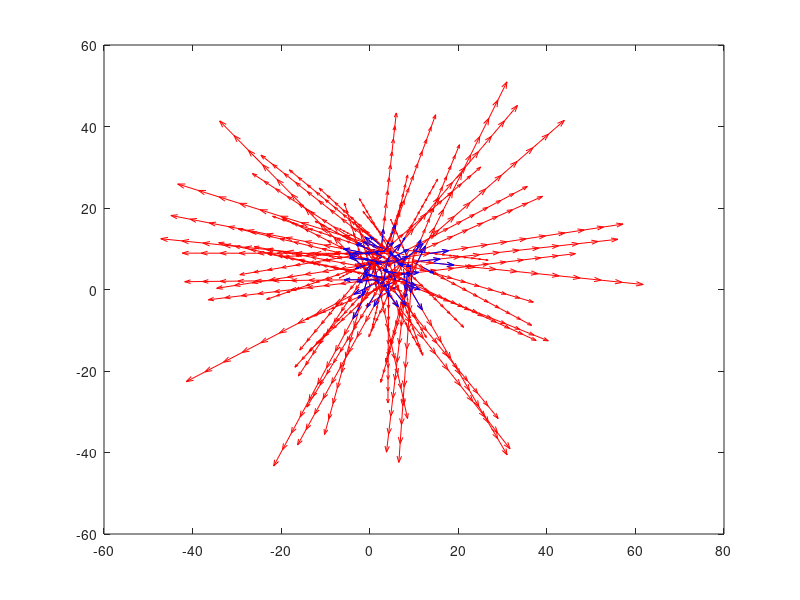

Reproduce this figure in MATLAB. (Note: this script raises an error after producing the figure.)

%% -------------------------- EKF SIMULATOR -------------------------------

number_of_robots = 100; % Number of Robots
dt = 1; % Increment of Time 1 second
ROBOTS = []; % Define the struct array for all the robots
range_of_robot = 10; % Radious of the laser
amount_of_steps = 10; % Define the amount of steps each robot takes
pairwise = 2; % Limit the communication between robots each time step

%% ------------------------- INITIALIZE ROBOTS ----------------------------

for r = 1:number_of_robots % For each robot in the total number of ROBOTS
    x = 10*rand(1,1); % Define array [1,1] value from 0 to 10
    y = 10*rand(1,1); % Define array [1,1] value from 0 to 10
    theta = 2*pi*rand(1,1); % Define array [1,1] value from 0 to 2*PI
    speed = 5*rand(1,1); % Define array [1,1] value from 0 to 5
    robot = struct('pose', [x,y,theta], 'velocity', speed, 'path', [x,y,theta], 'neighbor_ID', zeros(amount_of_steps,1), 'laser', zeros(amount_of_steps,1));
    % Asign values for different varaibles in the struct array 
    ROBOTS = [ROBOTS,robot]; % Combined struct array with variables robots
end

%% ------------------------- SIMULATE ROBOTS ------------------------------

for t = 1:amount_of_steps % For each time (1 second) in the total time (10 seconds)
    for r = 1:number_of_robots % For each robot in the total number of ROBOTS
        ROBOTS(r).pose = ROBOTS(r).pose + [ROBOTS(r).velocity*cos(ROBOTS(r).pose(3))*dt, ROBOTS(r).velocity*sin(ROBOTS(r).pose(3))*dt,0];
        % Calculate the true new postition based on the last postion and 
        % the velocity, increment of time and angle of displacement
        ROBOTS(r).path = [ROBOTS(r).path; ROBOTS(r).pose];
        % Add the new true position to the path array
    end
    % Make all the robots move firts
    for r = 1:number_of_robots % For each robot in the total number of ROBOTS
        distance = []; % Create array for distances
        for R = 1:number_of_robots % For each robot in the total number of ROBOTS
            distance = [distance, norm(ROBOTS(R).pose(1:2) - ROBOTS(r).pose(1:2)) + normrnd(0,.01,1,1)]; 
            % Calculate the normalized distance from each robot to the rest
            % of the robots at each time step with small white gaussian
            % error measurement (mean=0 and stdv= 0.01)
            if distance(R) > range_of_robot % Out of range
                distance(R) = 0; % Set equal to 0 all distances out of range
            elseif distance(R) < 0.5 % Youself
                distance(R) = 0; % Set equal to 0 your own range
            end
        end
        possible_distance = []; % Create array for possible distances
        possible_distance = find(distance); % Extract the ones that are not equal to 0
        if isempty(possible_distance) == 1 % If there is no neighbors close
           neighbor = 0; % Set the neighbor ID equal to 0
           distance_neighbor = 0; % Set the distance corresponding to that neighbor ID equal to 0
        else % If there is at least 1 neighbor
           random = randi(length(possible_distance)); % Pick a random distance
           neighbor = possible_distance(random); % Extract the neighbor ID
           distance_neighbor = distance(neighbor); % Extract the distance corresponding to that neighbor ID
        end
        ROBOTS(r).neighbor_ID(t)=neighbor;
        % Append the neighbour ID
        ROBOTS(r).laser(t) = distance_neighbor;
        % Append the distance to that neighbor ID
    end
    % Calculate relative distances from each robot to the other robots,
    % select a valid neighbor (in range and not itself) and append the
    % ID and the distance to them for each time step
end

%% ------------------------- PLOT THRUTH DATA -----------------------------

figure() % Create new figure
axis equal % Set aspect ratio in both axis equal
for r = 1:number_of_robots % For each robot in the total number of ROBOTS
    quiver(ROBOTS(r).path(:,1),ROBOTS(r).path(:,2),ROBOTS(r).velocity*cos(ROBOTS(r).pose(3))*ones(11,1), ROBOTS(r).velocity*sin(ROBOTS(r).pose(3))*ones(11,1),0,'r');
    % Plot vector with cartesian coordinates and in each direction with 0
    % scale
    hold on; % Hold the figure
end

%% --------------------- RUN FILTER ON GENERATED DATA ---------------------

X_i = zeros(pairwise*3,1); % Initialize the current state matrix
F = zeros(pairwise*3,1); % Initialize the kinematic gain matrix
Y_m = []; % Initialize the current measurement of the state ~ LIDAR
ID = []; % Initialize the ID list to track the neighbors

% Simulate the first step (No previous knowledge - No EKF)
for r = 1:number_of_robots % For each robot in the total number of ROBOTS
    X_i(1,r) = ROBOTS(r).path(2,1);
    % Set current state matrix with x component for robot 1
    X_i(2,r) = ROBOTS(ROBOTS(r).neighbor_ID(1)).path(2,1);
    % Set current state matrix with x component for robot 2
    X_i(3,r) = ROBOTS(r).path(2,2);
    % Set current state matrix with y component for robot 1
    X_i(4,r) = ROBOTS(ROBOTS(r).neighbor_ID(1)).path(2,2);
    % Set current state matrix with y component for robot 2
    X_i(5,r) = ROBOTS(r).path(2,3);
    % Set current state matrix with theta component for robot 1
    X_i(6,r) = ROBOTS(ROBOTS(r).neighbor_ID(1)).path(2,3);
    % Set current state matrix with theta component for robot 2
    
    F(1,r) = ROBOTS(r).velocity*cos(ROBOTS(r).pose(3));
    % Set kinematic gain to estimate next step for x component for robot 1
    F(2,r) = ROBOTS(ROBOTS(r).neighbor_ID(1)).velocity*cos(ROBOTS(ROBOTS(1).neighbor_ID(1)).pose(3));
    % Set kinematic gain to estimate next step for x component for robot 2
    F(3,r) = ROBOTS(r).velocity*sin(ROBOTS(r).pose(3));
    % Set kinematic gain to estimate next step for y component for robto 1
    F(4,r) = ROBOTS(ROBOTS(r).neighbor_ID(1)).velocity*sin(ROBOTS(ROBOTS(1).neighbor_ID(1)).pose(3));
    % Set kinematic gain to estimate next step for y component for robot 2
    % Already set the kinematic gain to estimate next step for theta
    % component equal to 0 for robot 1 and robot 2
    % F(5,r) = 0; 
    % F(6,r) = 0; 
    Y_m = ROBOTS(r).laser(1);
    % Add the first laser measurement from each robot relative to 
    % its neighbor to the current measurement of the matrix
    ID = ROBOTS(r).neighbor_ID(1);
    % Add the first neighbor ID recorded from each robot to the IDs list
    % each robot has
end
% plot(X_i(1,:), X_i(pairwise+1,:),'*b')
quiver(X_i(1,:), X_i(pairwise+1,:),F(1,:), F(pairwise+1,:),0, 'b');
% Plot vector with cartesian coordinates and in each direction with 0 scale
hold on; % Hold the figure

P_i = cell(1,number_of_robots); % Set the current covariance matrices cell (size)
for r = 1:number_of_robots
    P_i{r} = 0.1*eye(pairwise*3); % Set the current covariance matrix for each robot
end
Q = 1e-4*P_i{1}; % Set the estimation noise covariance matrix
R = 10*eye(pairwise*2); % Set the measurement noise covariance matrix
% Simulate the rest of the steps (Using EKF)
for t = 2 : amount_of_steps % For time step 2 to the rest
    for r = 1:number_of_robots % For each robot in the total number of ROBOTS
        Y_m = ROBOTS(r).laser(t); % Append the distance to the random neighbor
        ID = ROBOTS(r).neighbor_ID(t); % Append the ID from the neighbor
        [X_f,P_f] = Decentral_swarm_EKF(X_i(:,r), P_i{r}, Y_m, F(:,r), dt, Q, R);
        % EKF estimation
        X_i(:,r) = X_f; % Set the new current state matrix equal to the last a posteriori estimation for the state matrix
        P_i{r} = P_f; % Set the new current covariance matrix equal to the last a posteriori estimation for the covariance matrix
        % Y_m = []; % Clear the first laser data set from current measurement matrix 
        % ID = []; % Clear the first neighbor ID recorded
        % Y_m = [Y_m, ROBOTS(r).laser(t,:)]; % Append the distance to the random neighbor
        % ID = [ID, ROBOTS(r).neighbor_ID(1)]; % Append the ID from the neighbor
    end
    % plot(X_i(1,:), X_i(pairwise+1,:),'*b')
    quiver(X_i(1,:), X_i(pairwise+1,:),F(1,:), F(pairwise+1,:),0, 'b');
    % Plot vector with cartesian coordinates and in each direction with 0 scale
    hold on; % Hold the figure
    pause(2); % Pause 2 seconds for visualization purposes

end
hold off; % Stops holding the figure